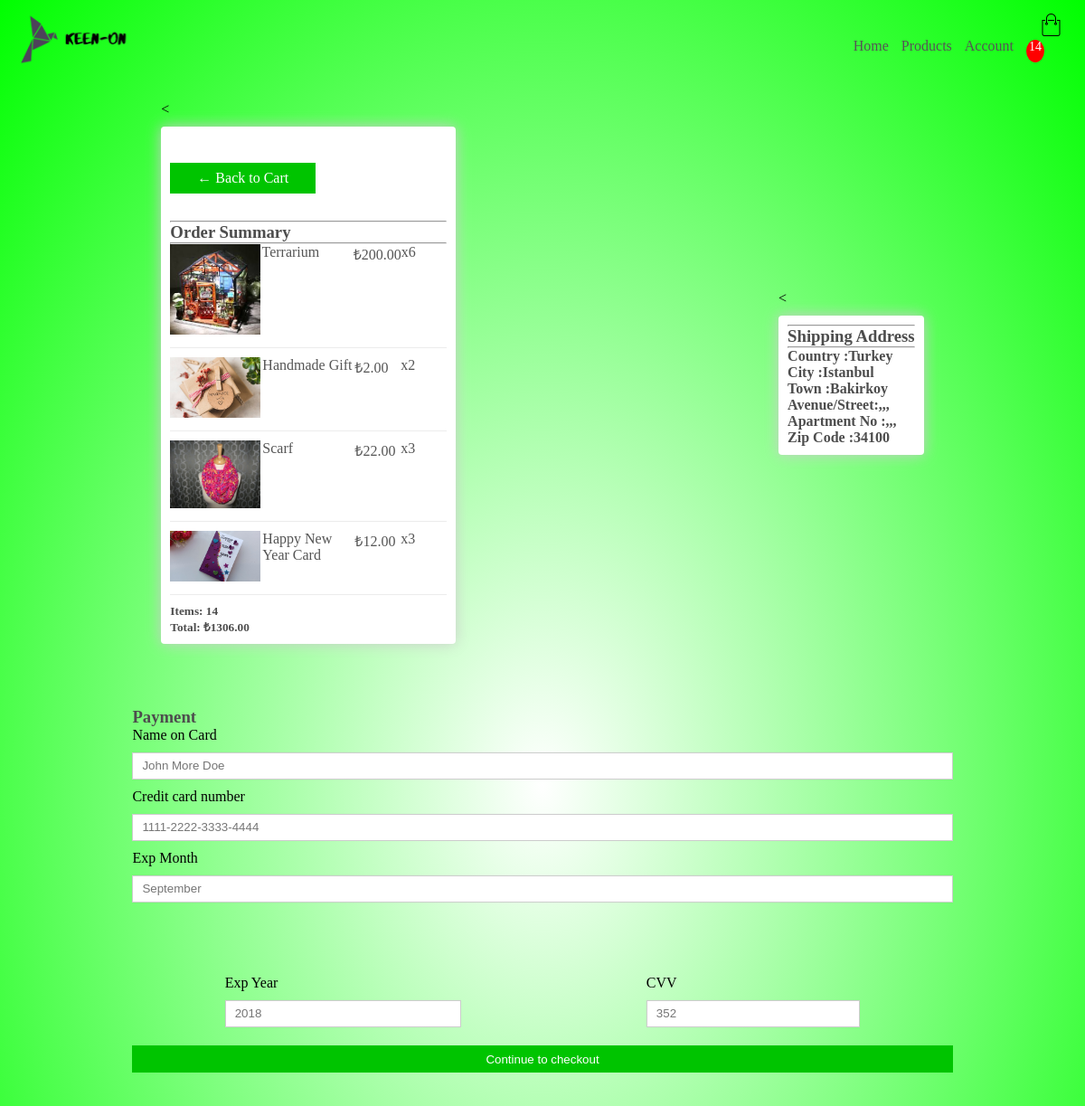
Screenshot of /checkout/ (signed in) with the database file from the repository.
### store/models.py (models this page shows, shortened)
class OrderItem(models.Model):
	product = models.ForeignKey(Product, on_delete=models.SET_NULL, null=True, blank=True)
	order = models.ForeignKey(Order, on_delete=models.SET_NULL, blank=True, null=True)
	quantity = models.IntegerField(default=0, null=True, blank=True)
	date_added = models.DateTimeField(auto_now_add=True)
	@property
	def get_total(self):
		total = self.product.price *self.quantity
		return total

class Product(models.Model):
	id = models.AutoField
	customer = models.ForeignKey(Customer, on_delete=models.CASCADE, null=True, blank=True, related_name="product_c")
	name = models.CharField(max_length=200, null=True)
	price= models.FloatField()
	digital = models.BooleanField(default=False, null=True, blank=False)
	image = models.ImageField(null=True, blank=True)
	quantity = models.IntegerField(default=0, null=True, blank=True)
	description =models.CharField(default="default", max_length=200, null=False)
	@property
	def imageURL(self):
		try:
			url = self.image.url
		except:
			url = ''
		return url

class Order(models.Model):
	customer = models.ForeignKey(Customer, on_delete=models.SET_NULL, null=True, blank=True)
	data_ordered = models.DateTimeField(auto_now_add=True)
	complete = models.BooleanField(default=False, null=True, blank=False)
	transaction_id = models.CharField(max_length=100, null=True)
	@property
	def get_cart_total(self):
		orderitems = self.orderitem_set.all()
		total = sum([item.get_total for item in orderitems])
		return total
	@property
	def get_cart_items(self):
		orderitems = self.orderitem_set.all()
		total = sum([item.quantity for item in orderitems])
		return total

class Address(models.Model):
	user = models.OneToOneField(User, on_delete=models.SET_NULL, null=True, blank=True)
	country =models.CharField(max_length= 200, null=True)
	city =models.CharField(max_length= 200, null=True)
	town =models.CharField(max_length= 200, null=True)
	aveSt = models.CharField(max_length= 200, null=True)
	apartmentNo = models.CharField(max_length= 200, null=True)
	zipCode = models.CharField(max_length= 200, null=True)

### store/views.py (the view)
def checkout(request):
	if request.user.is_authenticated:
		customer = request.user.customer
		order, created = Order.objects.get_or_create(customer=customer, complete=False)
		items = order.orderitem_set.all()
		cartItems = order.get_cart_items
		if (request.user.address.country==None or request.user.address.city==None or request.user.address.town==None or request.user.address.aveSt==None or request.user.address.apartmentNo==None):
			messages.warning(request, 'You need to update your address information from Account Page->Edit User Information')
			context = {'messages':messages,'items':items, 'order':order, 'cartItems':cartItems}
			return redirect('cart')
		address=request.user.address
	else:
		items = []
		order = {'get_cart_total':0, 'get_cart_items':0, 'shipping':False}
		cartItems = order['get_cart_items']
	context = {'items':items, 'order':order, 'cartItems':cartItems,'address':address}
	return render(request, 'store/checkout.html', context)

### store/templates/store/checkout.html (shortened to what this page needs)
{% extends 'store/base.html' %}
{% load static %}
{% block forHead %}
    <link rel="stylesheet" type="text/css" href="{% static 'css/style.css' %}">
    <link rel="stylesheet" type="text/css" href="{% static 'css/navbar.css' %}">
    <link rel="stylesheet" type="text/css" href="{% static 'css/profile.css' %}">
    <link rel="stylesheet" type="text/css" href="{% static 'css/base.css' %}">
    <link rel="stylesheet" type="text/css" href="{% static 'css/navbar.css' %}">
{% endblock %}
{% block content %}
<div>
    {% include "store/navbar.html" %}
    <br>
    <br>
    <br>
</div>
			<br>
<div class="row">
  <div class="col-25">
    <div class="container">
      <<div class="col-lg-6">
			<div class="box-element">
				<a  class="btn btn-outline-dark" href="{% url 'cart' %}">&#x2190; Back to Cart</a>
				<hr>
				<h3>Order Summary</h3>
				<hr>
				{% for item in items %}
				<div class="cart-row">
					<div style="flex:2"><img class="row-image" src="{{item.product.imageURL}}"></div>
					<div style="flex:2"><p>{{item.product.name}}</p></div>
					<div style="flex:1"><p> ₺{{item.product.price|floatformat:2}}</p></div>
					<div style="flex:1"><p>x{{item.quantity}}</p></div>
				</div>
				{% endfor %}
				<h5>Items:   {{order.get_cart_items}}</h5>
				<h5>Total:    ₺{{order.get_cart_total|floatformat:2}}</h5>
			</div>
		</div>
  </div>
</div>
<div class="col-25">
    <div class="container">
      <<div class="col-lg-6">
			<div class="box-element">
				<hr>
				<h3>Shipping Address</h3>
				<hr>
				<h4>Country  	 :{{address.country}}</h4>
				<h4>City 		 :{{address.city}}</h4>
				<h4>Town 	     :{{address.town}}</h4>
				<h4>Avenue/Street:{{address.aveSt}}</h4>
				<h4>Apartment No :{{address.apartmentNo}}</h4>
				<h4>Zip Code     :{{address.zipCode}}</h4>
			</div>
		</div>
  </div>
</div>
  <div class="col-75">
    <div class="container">
      <form action="/action_page.php">
        <div class="row">
          <div class="col-50">
            <h3>Payment</h3>
            <label for="cname">Name on Card</label>
            <input type="text" id="cname" name="cardname" placeholder="John More Doe">
            <label for="ccnum">Credit card number</label>
            <input type="text" id="ccnum" name="cardnumber" placeholder="1111-2222-3333-4444">
            <label for="expmonth">Exp Month</label>
            <input type="text" id="expmonth" name="expmonth" placeholder="September">
            <div class="row">
              <div class="col-50">
                <label for="expyear">Exp Year</label>
                <input type="text" id="expyear" name="expyear" placeholder="2018">
              </div>
              <div class="col-50">
                <label for="cvv">CVV</label>
                <input type="text" id="cvv" name="cvv" placeholder="352">
              </div>
            </div>
          </div>
        </div>
        <input type="submit" value="Continue to checkout" class="btn">
      </form>
    </div>
  </div>
		</div>
	<br>
	<br>
	<br>
	<br>
	<br>
	<br>
	<br>
	<br>
	<br>
	<br>
	<br>
	<br>
	<br>
	<br>
	<br>
	<br>
	<br>
	<br>
	<br>
	<br>
	<br>
	<br>
	<br>
	<br>
	<br>
	<br>
	<br>
	<br>
	<br>
	<br>
{% endblock content %}

### static/css/base.css (style rules this page uses)
* { margin:0; padding: 0; box-sizing: border-box; }
body { font-family: 'Merriweather', serif; }
a { text-decoration: none; color: #555; }
p { color: #555; }
h1,h2,h3,h4,h5,h6 { color:hsl(0, 0%, 30%); }
.box-element { box-shadow:hsl(0, 0%, 80%) 0 0 16px; background-color: #fff; border-radius: 4px; padding: 10px; }
.col-lg-4, .col-lg-6, .col-lg-8, .col-lg-12 { margin-top: 10px; }
.btn { border-radius: 0; }
.row-image { width: 100px; }
.cart-row { display: flex; align-items: flex-stretch; padding-bottom: 10px; margin-bottom: 10px; border-bottom: 1px solid #ececec; }

### static/css/style.css (style rules this page uses)
.container { margin: auto; padding-left: 100px; padding-right: 100px; background: radial-gradient(#fff, #00ff00); background-repeat: no-repeat; background-attachment: fixed; background-size: cover; }
.container .row { margin-top: 70px; }
.row { display: flex; align-items: center; flex-wrap: wrap; justify-content: space-around; }
.btn { display: inline-block; background: #00c400; color: #fff; padding: 8px 30px; margin: 30px 0; border-radius: 30px; transition: background 0.5s; }
form input { width: 100%; height: 30px; margin: 10px 0; padding: 0 10px; border: 1px solid #ccc; }
form .btn { width: 100%; border: none; cursor: pointer; margin: 10px 0; }

### static/css/profile.css (style rules this page uses)
body { margin-top:20px; background: radial-gradient(#fff, #00ff00); }

### rows the page displays
OrderItem: product.imageURL (picture), product.name "Terrarium", product.price "200.00", quantity "6"
OrderItem: product.imageURL (picture), product.name "Handmade Gift", product.price "2.00", quantity "2"
OrderItem: product.imageURL (picture), product.name "Scarf", product.price "22.00", quantity "3"
OrderItem: product.imageURL (picture), product.name "Happy New Year Card", product.price "12.00", quantity "3"
Order: get_cart_items "14", get_cart_total "1306.00"
Address: country "Turkey", city "Istanbul", town "Bakirkoy", aveSt ",,,", apartmentNo ",,,", zipCode "34100"

### other values shown
{{ cartItems }} "14"
